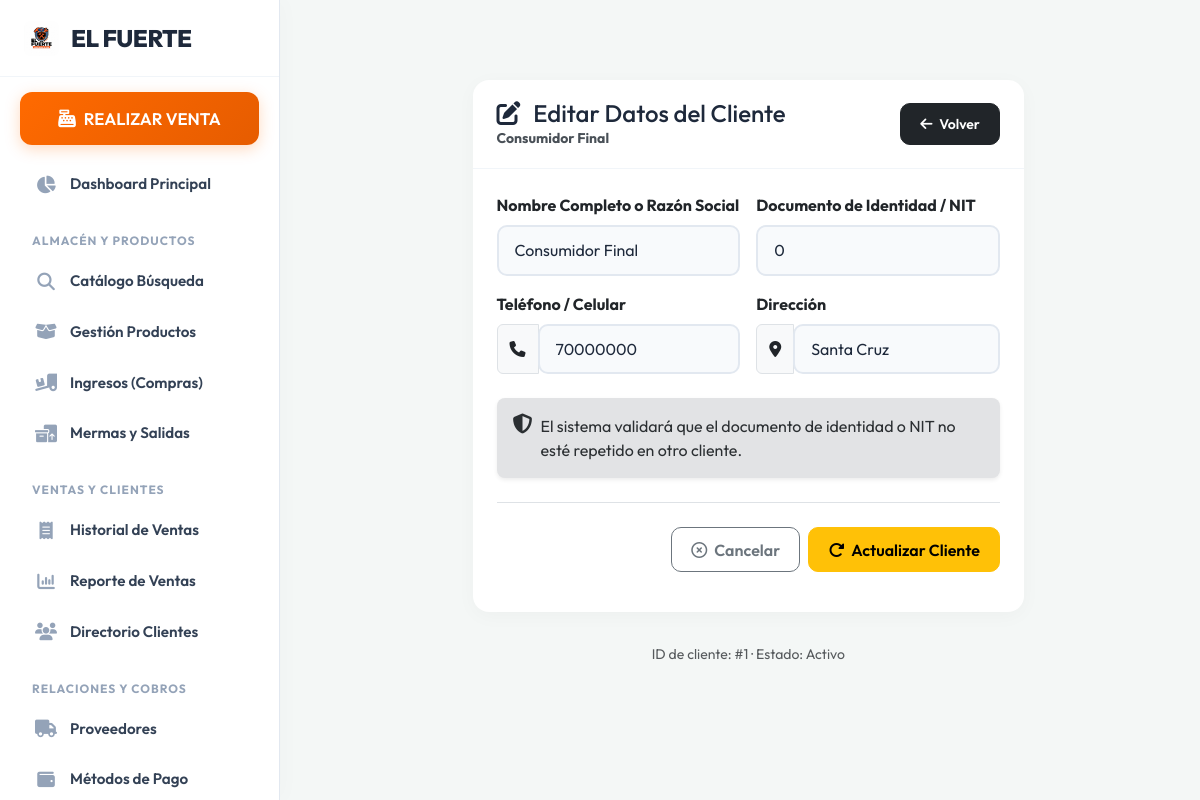
Screenshot of /clientes/editar/1/ (signed in) with the database file from the repository.
### venta/models.py (models this page shows, shortened)
class Cliente(models.Model):
    nombre = models.CharField(
        max_length=150,
        validators=[MaxLengthValidator(150)],
    )
    documento_identidad = models.CharField(
        max_length=50,
        validators=[MaxLengthValidator(50)],
    )
    telefono = models.CharField(
        max_length=20,
        blank=True,
        null=True,
        validators=[MaxLengthValidator(20)],
    )
    direccion = models.CharField(
        max_length=255,
        blank=True,
        null=True,
        validators=[MaxLengthValidator(255)],
    )
    activo = models.BooleanField(default=True)
    class Meta:
        verbose_name = "cliente"
        verbose_name_plural = "clientes"
        ordering = ["nombre", "id"]
        indexes = [
            models.Index(fields=["nombre"], name="cliente_nombre_idx"),
            models.Index(fields=["documento_identidad"], name="cliente_documento_idx"),
            models.Index(fields=["activo"], name="cliente_activo_idx"),
        ]
        constraints = [
            models.UniqueConstraint(
                fields=["documento_identidad"],
                name="cliente_documento_unico",
            ),
        ]

### venta/views.py (the view, shortened to what this page needs)
# urls.py: path('clientes/editar/<int:cliente_id>/', editar_cliente, name='editar_cliente'),
@requiere_permiso("change_cliente")
def editar_cliente(request, cliente_id):
    cliente = get_object_or_404(Cliente, id=cliente_id)
    form = ClienteForm(request.POST or None, instance=cliente)
    return render(request, "editar_cliente.html", {"cliente": cliente, "form": form})

### administracion/context_processors.py (called while the page is built, shortened)
def permisos_usuario(request):
    if request.user.is_authenticated:
        if request.user.is_superuser:
            from django.contrib.auth.models import Permission
            todos_los_permisos = Permission.objects.exclude(
                content_type__app_label__in=['admin', 'auth', 'contenttypes', 'sessions']
            ).values_list('codename', flat=True)
            return {'perms_ferreteria': list(todos_los_permisos)}
    return {'perms_ferreteria': []}

### venta/forms.py (called while the page is built)
    def _apply_bootstrap(self):
        for field in self.fields.values():
            widget = field.widget
            if isinstance(widget, forms.Select):
                widget.attrs.setdefault("class", "form-select")
            elif isinstance(widget, forms.Textarea):
                widget.attrs.setdefault("class", "form-control")
                widget.attrs.setdefault("rows", 2)
            else:
                widget.attrs.setdefault("class", "form-control")

### templates/editar_cliente.html (shortened to what this page needs)
{% extends 'base.html' %}
{% block contenido %}
<div class="container-fluid px-0">
    <div class="row justify-content-center">
        <div class="col-12 col-lg-8">
            <div class="card shadow border-0 rounded-4 mt-3">
                <div class="card-header bg-warning text-dark py-3 rounded-top-4">
                    <div class="d-flex align-items-center justify-content-between flex-wrap gap-2">
                        <div>
                            <h4 class="mb-0">
                                <i class="fa-solid fa-pen-to-square me-2"></i>
                                Editar Datos del Cliente
                            </h4>
                            <small class="text-dark-emphasis">{{ cliente.nombre }}</small>
                        </div>
                        <a href="{% url 'lista_clientes' %}" class="btn btn-dark btn-sm">
                            <i class="fa-solid fa-arrow-left me-1"></i>
                            Volver
                        </a>
                    </div>
                </div>
                <div class="card-body p-4">
                    <form action="{% url 'editar_cliente' cliente.id %}" method="POST" novalidate>
                        <div class="row g-3 mb-3">
                            <div class="col-12 col-md-6">
                                <label for="{{ form.nombre.id_for_label }}" class="form-label fw-bold">
                                    Nombre Completo o Razón Social
                                </label>
                                {{ form.nombre }}
                            </div>
                            <div class="col-12 col-md-6">
                                <label for="{{ form.documento_identidad.id_for_label }}" class="form-label fw-bold">
                                    Documento de Identidad / NIT
                                </label>
                                {{ form.documento_identidad }}
                            </div>
                        </div>
                        <div class="row g-3 mb-4">
                            <div class="col-12 col-md-6">
                                <label for="{{ form.telefono.id_for_label }}" class="form-label fw-bold">
                                    Teléfono / Celular
                                </label>
                                <div class="input-group">
                                    <span class="input-group-text bg-light">
                                        <i class="fa-solid fa-phone"></i>
                                    </span>
                                    {{ form.telefono }}
                                </div>
                            </div>
                            <div class="col-12 col-md-6">
                                <label for="{{ form.direccion.id_for_label }}" class="form-label fw-bold">
                                    Dirección
                                </label>
                                <div class="input-group">
                                    <span class="input-group-text bg-light">
                                        <i class="fa-solid fa-location-dot"></i>
                                    </span>
                                    {{ form.direccion }}
                                </div>
                            </div>
                        </div>
                        <div class="alert alert-secondary border-0 shadow-sm rounded-3 py-3">
                            <div class="d-flex gap-2">
                                <i class="fa-solid fa-shield-halved fs-5"></i>
                                <div>
                                    El sistema validará que el documento de identidad o NIT no esté repetido en otro cliente.
                                </div>
                            </div>
                        </div>
                        <div class="border-top pt-4 mt-4 d-flex flex-column flex-md-row gap-2 justify-content-md-end">
                            <a href="{% url 'lista_clientes' %}" class="btn btn-outline-secondary px-4">
                                <i class="fa-regular fa-circle-xmark me-1"></i>
                                Cancelar
                            </a>
                            <button type="submit" class="btn btn-warning px-4">
                                <i class="fa-solid fa-rotate-right me-1"></i>
                                Actualizar Cliente
                            </button>
                        </div>
                    </form>
                </div>
            </div>
            <div class="text-center text-muted small mt-3">
                ID de cliente: #{{ cliente.id }} · Estado: {% if cliente.activo %}Activo{% else %}Inactivo{% endif %}
            </div>
        </div>
    </div>
</div>
{% endblock %}

### templates/base.html (style rules this page uses)
:root { --primary: #ff6a00; --primary-dark: #e65c00; --secondary: #1e293b; --bg-color: #f4f7f6; --sidebar-bg: #ffffff; --card-bg: #ffffff; --text-main: #334155; --sidebar-width: 280px; }
body { font-family: 'Outfit', sans-serif; background-color: var(--bg-color); color: var(--text-main); margin: 0; display: flex; min-height: 100vh; }
.container, .container-fluid { padding: 2rem; max-width: 1400px; }
.card { background: var(--card-bg); border: none !important; border-radius: 16px !important; box-shadow: 0 4px 20px rgba(0,0,0,0.03) !important; margin-bottom: 2rem; }
.card-header { background: transparent !important; border-bottom: 1px solid #f1f5f9 !important; padding: 1.2rem 1.5rem !important; font-weight: 700 !important; color: var(--secondary) !important; }
.btn { border-radius: 10px !important; font-weight: 600 !important; padding: 0.6rem 1.2rem !important; }
.form-control, .form-select { border-radius: 10px !important; border: 2px solid #e2e8f0 !important; padding: 0.7rem 1rem !important; background: #f8fafc !important; color: var(--secondary) !important; }

### rows the page displays
Cliente: nombre "Consumidor Final", documento_identidad "0", telefono "70000000", direccion "Santa Cruz", id "1"
